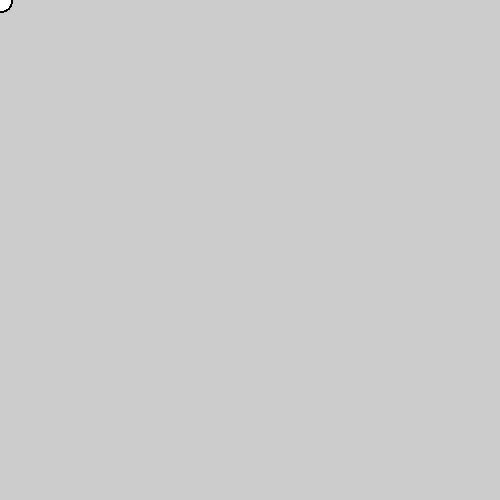
Frame 1 (no input)
Frame 60 (the mouse pressed at the canvas centre just before this capture): identical to frame 1, image omitted
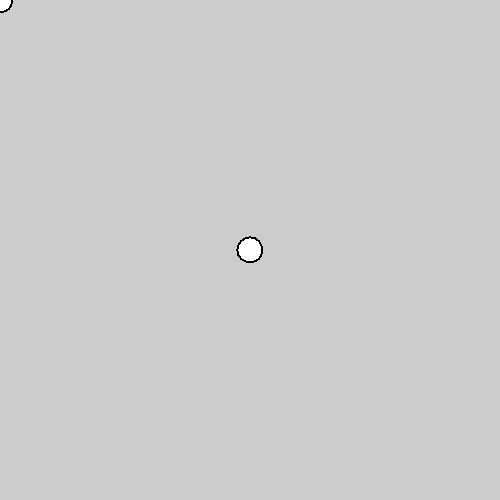
Frame 120 (the mouse held since frame 60 and released just before this capture)

The Processing sketch that drew these frames (run headless with seeded random() and noise(); from frame 60 on, the mouse is pressed at the canvas centre):

// Processing sketch: exam_240914a_snap
// ── exam_240914a_snap.pde
void setup() {
  size(500, 500);
  noSmooth();
  strokeWeight(2);
}

void draw() {
  int gridSize = 25;
  
  // this "snaps" us to the 20px grid
  int x = round(mouseX / float(gridSize)) * gridSize;
  int y = round(mouseY / float(gridSize)) * gridSize;
  circle(x, y, gridSize);
  println("(" + x + ",\t" + y + ")");
}
